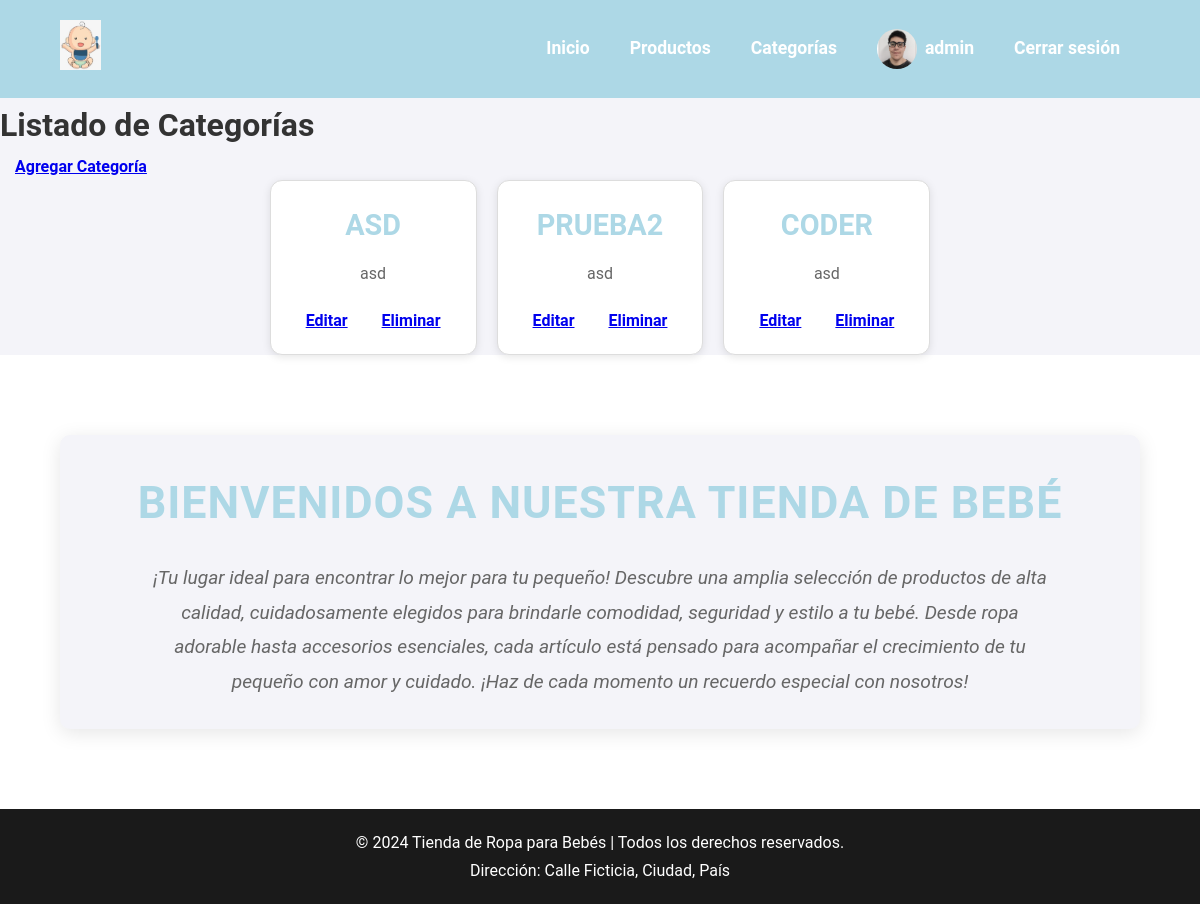
Page /categorias/ (signed in) on the committed database.
### registro/models.py (models this page shows, shortened)
class Usuario(AbstractUser):
    avatar = models.ImageField(upload_to='avatars/', null=True, blank=True)
    class Meta:
        permissions = [
            ("puede_hacer_scrum", "Puede hacer Scrum"),
        ]

### producto/models.py (models this page shows, shortened)
class Categoria(models.Model):
    nombre = models.CharField(max_length=100)
    descripcion = models.TextField(blank=True, null=True)

### producto/views.py (the view)
# urls.py: path('categorias/', CategoriaListView.as_view(), name='listado_categorias'),
class CategoriaListView(ListView):
    model = Categoria
    template_name = 'categorias/listado.html'
    context_object_name = 'categorias'

### producto/templates/categorias/listado.html (shortened to what this page needs)
{% extends 'producto/index.html' %}
{% block content %}
<h1 class="text-center mb-4">Listado de Categorías</h1>
{% if perms.producto.add_categoria %}
<div class="mb-4 text-right">
    <a href="{% url 'crear_categoria' %}" class="btn btn-success">Agregar Categoría</a>
</div>
{% endif %}
<div class="row">
    {% for categoria in categorias %}
    <div class="col-md-4 mb-4">
        <div class="card shadow-sm border-light">
            <div class="card-body">
                <h5 class="card-title">{{ categoria.nombre }}</h5>
                <p class="card-text">{{ categoria.descripcion }}</p>
                <div class="d-flex justify-content-between">
                    {% if perms.producto.change_categoria %}
                    <a href="{% url 'editar_categoria' categoria.id %}" class="btn btn-warning btn-sm">Editar</a>
                    {% endif %}
                    {% if perms.producto.delete_categoria %}
                    <a href="{% url 'eliminar_categoria' categoria.id %}" class="btn btn-danger btn-sm">Eliminar</a>
                    {% endif %}
                </div>
            </div>
        </div>
    </div>
    {% endfor %}
</div>
{% endblock %}

### producto/templates/producto/index.html (shortened to what this page needs)
{% load static %}
<!DOCTYPE html>
<html lang="es">
<head>
    <link rel="stylesheet" href="{% static 'css/styles.css' %}">
</head>
<body>
    <header>
        <div class="container">
            <div class="logo">
                <img src="{% static 'media/logo.png' %}" alt="Logo Tienda Bebé">
            </div>
            <nav>
                <ul>
                    <li><a href="{% url 'index' %}">Inicio</a></li>
                    <li><a href="{% url 'listado_productos' %}">Productos</a></li>
                    <li><a href="{% url 'listado_categorias' %}">Categorías</a></li>
                    {% if user.is_authenticated %}
                        <li>
                            <a href="{% url 'profile' %}" class="user-profile">
                                {% if user.avatar %}
                                    <img src="{{ user.avatar.url }}" alt="{{ user.username }}" class="avatar">
                                {% else %}
                                    <img src="{% static 'media/default-avatar.png' %}" alt="Avatar por defecto" class="avatar">
                                {% endif %}
                                <span class="header-link">{{ user.username }}</span>
                            </a>
                        </li>
                        <li><a href="{% url 'logout' %}">Cerrar sesión</a></li>
                    {% else %}
                        <li><a href="{% url 'login' %}">Iniciar sesión</a></li>
                        <li><a href="{% url 'registro' %}">Registrar</a></li>
                    {% endif %}
                </ul>
            </nav>
        </div>
    </header>
    {% block content %}
    {% endblock %}
    <main>
        <div class="container">
            <section class="intro">
                <h1>Bienvenidos a nuestra tienda de bebé</h1>
                <p>¡Tu lugar ideal para encontrar lo mejor para tu pequeño! Descubre una amplia selección de productos de alta calidad, cuidadosamente elegidos para brindarle comodidad, seguridad y estilo a tu bebé. Desde ropa adorable hasta accesorios esenciales, cada artículo está pensado para acompañar el crecimiento de tu pequeño con amor y cuidado. ¡Haz de cada momento un recuerdo especial con nosotros!</p>
            </section>
        </div>
    </main>
    <footer>
        <div class="container">
            <p>&copy; 2024 Tienda de Ropa para Bebés | Todos los derechos reservados.</p>
            <p>Dirección: Calle Ficticia, Ciudad, País</p>
        </div>
    </footer>
</body>
</html>

### producto/static/css/styles.css (style rules this page uses)
* { margin: 0; padding: 0; box-sizing: border-box; }
:root { --primary-color: #add8e6; --secondary-color: #ff5722; --accent-color: #ff5c8d; --text-color: #333; --background-color: #f4f4f9; --footer-bg: #1a1a1a; }
.intro { text-align: center; margin: 40px 0; padding: 30px; background-color: var(--background-color); border-radius: 10px; box-shadow: 0 4px 20px rgba(0, 0, 0, 0.1); }
.intro h1 { font-size: 2.8rem; color: var(--primary-color); margin-bottom: 20px; font-weight: 600; text-transform: uppercase; letter-spacing: 1px; }
.intro p { font-size: 1.2rem; color: #666; line-height: 1.8; max-width: 900px; margin: 0 auto; font-style: italic; }
body { font-family: 'Roboto', sans-serif; line-height: 1.7; background-color: var(--background-color); color: var(--text-color); padding: 0; margin: 0; }
header { background-color: var(--primary-color); padding: 20px 0; transition: background-color 0.5s ease; }
header .container { display: flex; justify-content: space-between; align-items: center; }
header .logo img { height: 50px; }
header nav ul { list-style: none; display: flex; align-items: center; }
header nav ul li { margin: 0 20px; }
header nav ul li a { text-decoration: none; color: #fff; font-weight: bold; font-size: 1.1rem; transition: color 0.3s ease; display: flex; align-items: center; }
.user-profile { display: flex; align-items: center; text-decoration: none; }
header nav ul li a img.avatar { width: 40px; height: 40px; border-radius: 50%; margin-right: 8px; }
main { padding: 40px 0; background-color: #fff; }
.container { width: 90%; margin: 0 auto; max-width: 1200px; }
.row { display: flex; flex-wrap: wrap; gap: 20px; justify-content: center; }
.card { border-radius: 12px; overflow: hidden; transition: transform 0.3s ease, box-shadow 0.3s ease; background-color: #fff; border: 1px solid #ddd; width: 100%; max-width: 350px; box-shadow: 0 2px 8px rgba(0, 0, 0, 0.1); }
.card-body { padding: 20px; text-align: center; }
.card-title { font-size: 1.8rem; font-weight: 600; color: var(--primary-color); margin-bottom: 10px; text-transform: uppercase; }
.card-text { font-size: 1rem; color: #666; margin-bottom: 20px; }
.btn { border-radius: 6px; font-weight: bold; font-size: 1rem; padding: 10px 15px; text-align: center; transition: background-color 0.3s ease, opacity 0.3s ease; width: 100%; }
footer { background-color: var(--footer-bg); color: #fff; padding: 20px 0; text-align: center; }
footer p { font-size: 1rem; }

### rows in the picture
Usuario: avatar (picture), username "admin"
Categoria: nombre "ASD", descripcion "asd"
Categoria: nombre "PRUEBA2", descripcion "asd"
Categoria: nombre "CODER", descripcion "asd"
